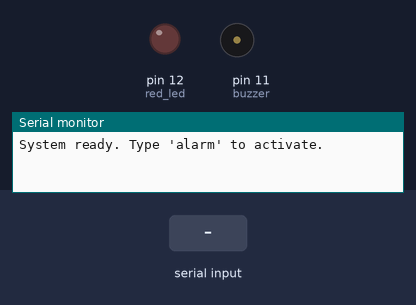
Bench run of a sketch on a simulated Arduino Uno, built with avr-gcc and run on an emulated ATmega328P. Parts: output pins drawn as LEDs (lit = HIGH), buzzer (waves = sounding, pin HIGH), the last lines printed to the serial monitor. The test bench sets the inputs (shaded band).

Above: at 1.2 s.
1.3 s: "alarm\n" received over Serial
At 2.4 s:
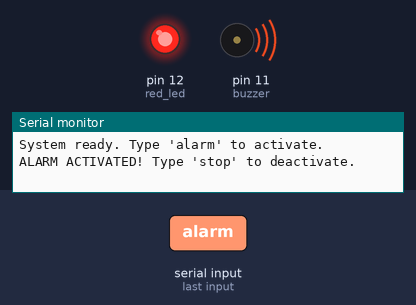
2.8 s: "stop\n" received over Serial
At 3.5 s:
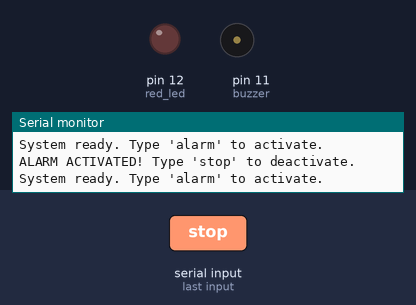
Timing chart, 0 to 5.8 s (numbered marks = the images above; inputs shaded):
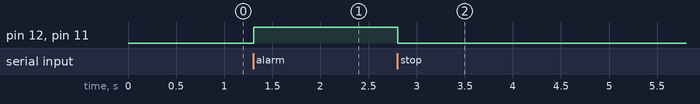

Measured:
- after the input at 1.3 s, pin 12 (red_led), pin 11 (buzzer): LOW → HIGH at once
- after the input at 2.8 s, pin 12 (red_led), pin 11 (buzzer): HIGH → LOW at once

The sketch:

SerialAlarm.ino
```cpp
//Wiring code generated from an ArduinoML model
// Application name: SerialAlarm

// Pin Allocation Summary:
//   red_led (Actuator): Pin D12 (12)
//   buzzer (Actuator): Pin D11 (11)

long debounce = 200;
enum STATE {waiting, on};

STATE currentState = waiting;
bool stateChanged = true;

	void setup(){
		Serial.begin(9600); // console
		pinMode(12, OUTPUT); // red_led [Actuator]
		pinMode(11, OUTPUT); // buzzer [Actuator]
	}
	void loop() {
			switch(currentState){

				case waiting:
					// Execute actions on state entry
					if (stateChanged) {
						stateChanged = false;
					digitalWrite(12,LOW);
					digitalWrite(11,LOW);
					Serial.println("System ready. Type 'alarm' to activate.");
					}
					if (Serial.available()) {
						String serialInput = Serial.readStringUntil('\n');
						serialInput.trim();
					if( (serialInput == "alarm") ) {
						currentState = on;
						stateChanged = true;
					}
					}break;
				case on:
					// Execute actions on state entry
					if (stateChanged) {
						stateChanged = false;
					digitalWrite(12,HIGH);
					digitalWrite(11,HIGH);
					Serial.println("ALARM ACTIVATED! Type 'stop' to deactivate.");
					}
					if (Serial.available()) {
						String serialInput = Serial.readStringUntil('\n');
						serialInput.trim();
					if( (serialInput == "stop") ) {
						currentState = waiting;
						stateChanged = true;
					}
					}break;
		}
	}
```
